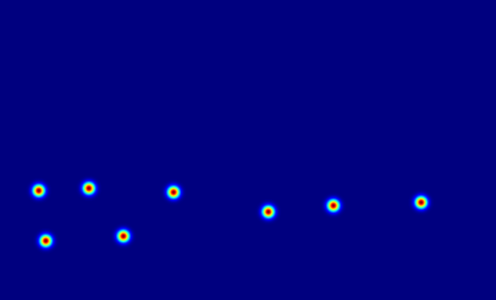
#> input picture count_editing/CE-LocModel/examples/density/2.png, 496 x 300 px, given as the content of the folder ../data/samples, which was not available
$ python build_density_index.py
#> lines starting #> are read from the running program, lines starting #| are printed output that depends on the picture; pictures that were not available may be replaced by others from this repository, and a replacement may not be noted
### ce_localization/data/density.py
"""Density map (kênh 4 của ảnh vào): `samples/{train,test}/density/{iid}_{k}.png` — density CountGD tô màu jet trên TỪNG ảnh inpaint
(mỗi ảnh gốc 1–12 bản, mỗi bản thiếu các vật đã xoá tới lượt đó). Ảnh inpaint dùng density của chính mẫu (`data/turns.py`); ảnh GỐC dùng
bản `full` = bản có tổng diện tích blob lớn nhất của ảnh gốc đó — chỉ mục `data/density_index.json` (`tools/build_density_index.py`,
giải mã jet về mức 0..255 bằng màu gần nhất trong bảng jet 256 mức để đếm diện tích).
"""

import json
import os
from collections import defaultdict
from multiprocessing import Pool

import numpy as np
from PIL import Image

__all__ = ["JET", "decode_jet", "build_index", "DensityIndex"]

# `_jet_data` của matplotlib (matplotlib/_cm.py): (x, giá trị) từng kênh, nội suy tuyến tính.
_JET_SEG = (((0.0, 0.0), (0.35, 0.0), (0.66, 1.0), (0.89, 1.0), (1.0, 0.5)),
            ((0.0, 0.0), (0.125, 0.0), (0.375, 1.0), (0.64, 1.0), (0.91, 0.0), (1.0, 0.0)),
            ((0.0, 0.5), (0.11, 1.0), (0.34, 1.0), (0.65, 0.0), (1.0, 0.0)))


def _jet_lut(n=256):
    """Bảng jet N mức, uint8 như `cmap(x, bytes=True)` (nhân 255 rồi CẮT, không làm tròn)."""
    x = np.linspace(0.0, 1.0, n)
    c = np.stack([np.interp(x, [p[0] for p in s], [p[1] for p in s]) for s in _JET_SEG], 1)
    return (c * 255).astype(np.uint8)


JET = _jet_lut()


def decode_jet(rgb):
    """uint8 [H,W,3] tô jet -> (mức uint8 [H,W], khoảng cách màu lớn nhất tới bảng jet)."""
    rgb = np.asarray(rgb)
    h, w = rgb.shape[:2]
#> h = 300; w = 496
    code = (rgb[..., 0].astype(np.int32) << 16) | (rgb[..., 1].astype(np.int32) << 8) | rgb[..., 2]
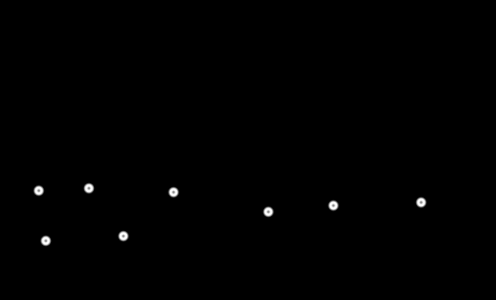
#> code: shape (300, 496) int32; min 127, max 16758016, mean 58256.8; drawn with min black and max white
    u, inv = np.unique(code.ravel(), return_inverse=True)       # ảnh thật chỉ ~200 màu
    uc = np.stack([u >> 16, (u >> 8) & 255, u & 255], 1)
    d = ((uc[:, None, :] - JET[None].astype(np.int32)) ** 2).sum(-1)
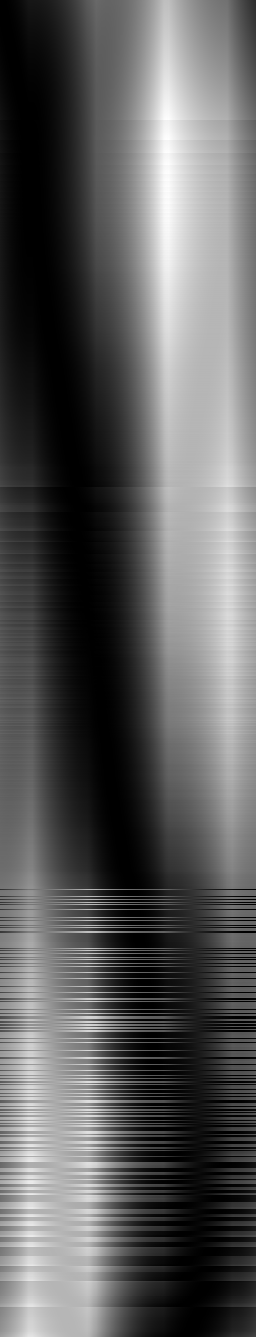
#> d: shape (1337, 256) int64; min 0, max 182213, mean 65962.3; drawn with min black and max white
    lv = d.argmin(1).astype(np.uint8)
    return lv[inv.reshape(-1)].reshape(h, w), float(np.sqrt(d.min(1).max()))


# ----------------------------------------------------------------------------- chỉ mục

def _scan_one(job):
    root, rel = job
    lv, dist = decode_jet(np.asarray(Image.open(os.path.join(root, rel)).convert("RGB")))
    return rel, int((lv > 0).sum()), [int(lv.shape[1]), int(lv.shape[0])], dist


def iid_of(density_file):
    """`1077_12.png` -> `1077`."""
    return os.path.splitext(os.path.basename(density_file))[0].rsplit("_", 1)[0]


def build_index(samples_root, workers=8, log=print):
    """Quét mọi `<split>/density/*.png` dưới `samples_root` -> dict chỉ mục (đường dẫn TƯƠNG ĐỐI
    so với `samples_root`, nên chép sang máy khác chỉ cần đổi root)."""
    rels = []
    for s in sorted(os.listdir(samples_root)):
        d = os.path.join(samples_root, s, "density")
        if os.path.isdir(d):
            rels += [f"{s}/density/{f}" for f in sorted(os.listdir(d)) if f.endswith(".png")]
    if not rels:
        raise FileNotFoundError(f"không thấy <split>/density/*.png trong {samples_root}")
    jobs = [(samples_root, r) for r in rels]
    out, done = [], 0
    pool = Pool(workers) if workers > 0 else None
    for r in (pool.imap_unordered(_scan_one, jobs, chunksize=64) if pool else map(_scan_one, jobs)):
        out.append(r)
        done += 1
        if done % 2000 == 0 or done == len(jobs):
            log(f"  density {done}/{len(jobs)}")
#> this loop made 3 passes
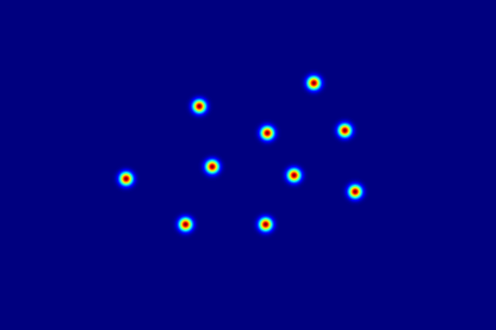
#> input picture count_editing/CE-LocModel/examples/density/286.png, 496 x 330 px, given as the content of the folder ../data/samples, which was not available
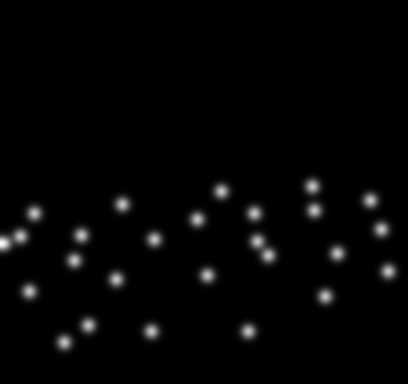
#> input picture count_editing/CE-LocModel/examples/density/713_density.png, 408 x 384 px, given as the content of the folder ../data/samples, which was not available
#> after the loop, done = 3; out = [('2.png/density/2.png', 4276, [496, 300], 32.14), ('2.png/density/286.png', 6493, [496, 330], 33.44), ('2.png/density/713_density.png', 2543, [408, 384], 186.7)]
    if pool:
        pool.close()
        pool.join()
    by_iid = defaultdict(list)
    for rel, area, size, _ in out:
        by_iid[iid_of(rel)].append([rel, area, size])
#> this loop made 3 passes
#> (rel, area, size) on passes 1 to 3: ('2.png/density/2.png', 4276, [496, 300]), ('2.png/density/286.png', 6493, [496, 330]), ('2.png/density/713_density.png', 2543, [408, 384])
    variants = {k: sorted(v, key=lambda x: (-x[1], x[0])) for k, v in sorted(by_iid.items())}
    return {"n_files": len(out), "max_color_dist": max(r[3] for r in out), "variants": variants}


class DensityIndex:
    """Đọc chỉ mục JSON (`tools/build_density_index.py`); `full(iid)` -> đường dẫn bản density đầy đủ nhất của ảnh gốc."""

    # [8 lines left out: function __init__, not called in this run]

    def __contains__(self, iid):
        return iid in self.variants

    def full(self, iid):
        return os.path.join(self.root, self.variants[iid][0][0])

### ce_localization/tools/build_density_index.py
#!/usr/bin/env python3
"""Dựng chỉ mục density MỘT lần (eval ảnh gốc dùng bản `full`) — mỗi ảnh gốc (iid) -> các bản density trong
`samples/{train,test}/density/{iid}_{k}.png`, sắp theo diện tích blob giảm dần (bản đầu = `full`; `data/density.py`). Kiểm luôn:
phủ đủ 3 split CE-130, mọi màu thuộc bảng jet, kích thước density == ảnh gốc.

~26k PNG: vài phút với 8 worker (tính cả đọc đĩa) -> chạy nền trên server:
  cd object-detection/ce_localization
  LOG=/mnt/disk1/aiotlab/haitn/log/add/data/density_index_$(date +%m%d_%H%M).log
  nohup python tools/build_density_index.py --samples ../data/samples --ce130 ../data/all_phase2_V2 \\
      --out ../data/density_index.json --workers 8 > $LOG 2>&1 &
  echo "PID $! -> $LOG"
"""

import argparse
import glob
import json
import os
import sys
import time

import numpy as np
from PIL import Image

sys.path.insert(0, os.path.dirname(os.path.dirname(os.path.dirname(os.path.abspath(__file__)))))

from ce_localization.data.density import build_index  # noqa: E402


def main():
    ap = argparse.ArgumentParser()
    ap.add_argument("--samples", default="../data/samples")
    ap.add_argument("--ce130", default="../data/all_phase2_V2", help="để kiểm độ phủ + kích thước")
    ap.add_argument("--out", default="../data/density_index.json")
    ap.add_argument("--workers", type=int, default=8)
    a = ap.parse_args()

    t0 = time.time()
    log = lambda *s: print(*s, flush=True)  # noqa: E731
    log(f"[density] quét {a.samples} ...")
    idx = build_index(a.samples, workers=a.workers, log=log)
#> idx = 3 items
    V = idx["variants"]
#> V = 3 items
    n_var = np.array([len(v) for v in V.values()])
#> n_var = [1, 1, 1]
    log(f"[density] {idx['n_files']} file, {len(V)} ảnh | bản/ảnh: min {n_var.min()} trung vị "
        f"{int(np.median(n_var))} max {n_var.max()} | ảnh chỉ 1 bản {np.mean(n_var == 1) * 100:.1f} % | "
        f"màu xa bảng jet nhất {idx['max_color_dist']:.2f} (0 = khớp tuyệt đối) | {time.time() - t0:.0f} s")
    empty_full = sum(v[0][1] == 0 for v in V.values())
#> empty_full = 0
    log(f"[density] ảnh mà bản full cũng trống: {empty_full} ({empty_full / len(V) * 100:.1f} %)")

    ok = True
    if a.ce130 and os.path.isdir(a.ce130):
        for split in ("train", "val", "test"):
            first = {}
            for br in sorted(glob.glob(os.path.join(a.ce130, split, "*"))):
                first.setdefault(os.path.basename(br).split("_b")[0], br)
            miss = [i for i in first if i not in V]
            bad_size, ratio = 0, []
            for iid, br in first.items():
                if iid not in V:
                    continue
                gt = os.path.join(br, "ground_truth.jpg")
                if os.path.exists(gt) and list(Image.open(gt).size) != V[iid][0][2]:
                    bad_size += 1
                full = V[iid][0][1]
                if full > 0 and len(V[iid]) > 1:
                    ratio.append(V[iid][-1][1] / full)
            ok &= not miss
            log(f"[density] {split:5s}: {len(first)} ảnh | thiếu density {len(miss)} {miss[:5]} | "
                f"kích thước khác ảnh gốc {bad_size} | diện tích partial/full trung vị "
                f"{np.median(ratio) if ratio else float('nan'):.2f}")
    os.makedirs(os.path.dirname(os.path.abspath(a.out)), exist_ok=True)
    with open(a.out, "w") as f:
        json.dump(idx, f)
    log(f"[density] -> {a.out} ({os.path.getsize(a.out) / 2 ** 20:.1f} MB) | {time.time() - t0:.0f} s"
        + ("" if ok else " | ⚠️ CÓ ẢNH THIẾU DENSITY"))


if __name__ == "__main__":
    main()
